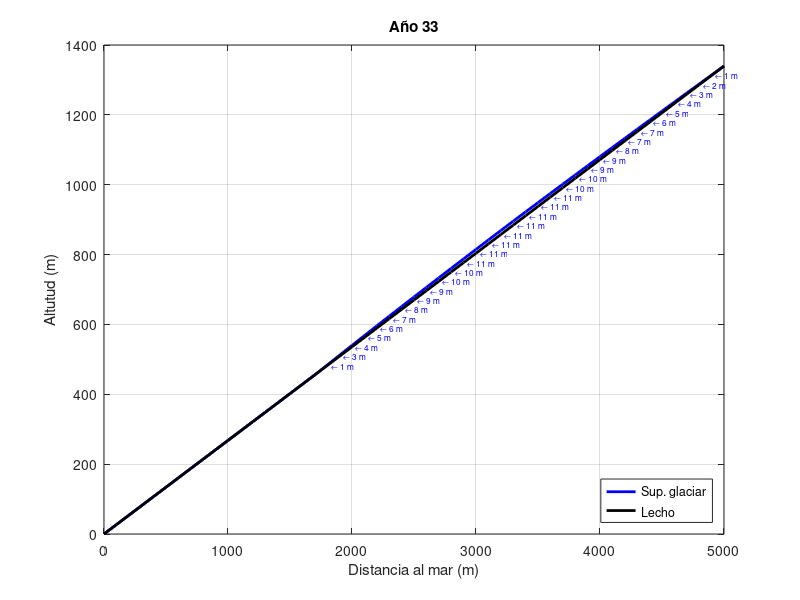

Here is the MATLAB script that generated this plot:
%% Borramos todo
clear % del workspace
clc % de la ventana de comandos
close all hidden % cerramos todas la figuras


%% Datos climaticos
% Temperatura:
monthnames = [{'Ene'},{'Feb'},{'Mar'},{'Abr'},{'May'},{'Jun'},{'Jul'},{'Ago'},{'Sep'},{'Oct'},{'Nov'},{'Dic'}];
T0 = [4,5,7,8,12,14,16,16,13,10,7,5]; % temperatura media al nivel del mar
Trate = 8; % grados/km
T = @(alt) T0 - Trate * alt / 1000; % funcion que nos calcula la temperatura a cada altitud

% Precipitacion:
Precip = [175,125,150,100,75,100,100,125,125,175,175,175]; % mm

%% Balance de masas

% Nieve
Snow_accumulation = @(alt) Precip .* (T(alt) < 5); % acumulacion de nieve en mm a cada altitud

% Fusion: 
% se derretirán 5 cm de nieve al mes spor cada grado de temperatura diurna por encima de 0 ºC
% esta funcion no debe "crear nive"!
Snow_melting =  @(alt) max(0, T(alt) + 2.5) * 50; % fusion de nieve en mm a cada altitud

% Balance de masas mensual para una altitud alt
MB = @(alt) Snow_accumulation(alt)-Snow_melting(alt);

%% Preguntas

% Colocando una estación de esquí: ¿cuál es la altitud más baja con 3 o más meses de nieve?
altitud=0;
meses_con_nieve = sum(MB(altitud)>0);
while meses_con_nieve<3
    altitud=altitud+1; % subir un metro de altitud en cada iteracion
    meses_con_nieve = sum(MB(altitud)>0);
end
disp(['A partir de una altitud de ' num2str(altitud) ' tenemos al menos 3 meses con nieve.'])

% Según estos datos, ¿dónde podríamos encontrar un glaciar en Escocia
% hoy en día? Nota: la cumbre más alta de Escocia es Ben Nevis, a
% 1345 m sobre el nivel del mar.

% Balance de masas anual para una altitud de 1345
MB_mensual_Ben_Nevis=MB(1345);
% Calcular la nieve acumulada 
% empezamos en septiembre [9] para minimizar las posibilidades de tener nieve al principio
mm_snow=0;
for month=[9 10 11 12 1 2 3 4 5 6 7 8]
    mm_snow=max(0,mm_snow+MB_mensual_Ben_Nevis(month));
end
MB_anual_Ben_Nevis=mm_snow;
disp(['A 1345 m sobre el nivel del mar (Ben Nevis) tenemos un balance de masas anual de ' num2str(MB_anual_Ben_Nevis) ' mm de nieve:'])
if MB_anual_Ben_Nevis>0
    disp('    En estas condiciones podemos tener un glaciar.')
else
    disp('    En estas condiciones no podemos tener un glaciar.')
end

% La zona de esquí de Glenshee se encuentra entre 650 y 1050 m de
% altitud. ¿Qué impacto tendrían estos escenarios en el negocio para
% 2100? (aumento de la temperatura de 0.5, 1.5, 2.5 y 3.5 por encima de la
% actual)

% Redefinimos nuestras funciones para incluir el aumento de temperatura deltaT:
T = @(alt,deltaT) T0 - Trate * alt / 1000 + deltaT; % funcion que nos calcula la temperatura a cada altitud y deltaT
Snow_accumulation = @(alt,deltaT) Precip .* (T(alt,deltaT) < 5); % acumulacion de nieve en mm a cada altitudSnow_melting =  @(alt) max(0, T(alt) + 2.5) * 50; % fusion de nieve en mm a cada altitu
Snow_melting =  @(alt,deltaT) max(0, T(alt,deltaT) + 2.5) * 50; % fusion de nieve en mm a cada altitud
MB = @(alt,deltaT) Snow_accumulation(alt,deltaT)-Snow_melting(alt,deltaT);
meses_con_nieve = @(alt,deltaT) sum(MB(alt,deltaT)>0);

disp(['Actualmente Glenshee tiene entre ' num2str(meses_con_nieve(650,0))...
    ' y ' num2str(meses_con_nieve(1050,0)) ' meses con nieve.'])
for deltaT=[1.5 2.5 3.5]
    disp(['    - Con un aumento de ' num2str(deltaT)...
        ' grados, tendrá entre ' num2str(meses_con_nieve(650,deltaT))...
        ' y ' num2str(meses_con_nieve(1050,deltaT)) ' meses con nieve.'])
end

%% Ejercicio de modelización glaciar

% ¿Qué distancias al mar y altitudes nos interesa usar?
%     - 11 pulgadas al día equivalen aproximadamente a 100 metros (en horizontal)
%     - la cumbre más alta de Escocia es Ben Nevis, a 1345 m 
%     - la pendiente media es de 15 grados

% distancia al mar cada 100 m
x = 0:100:1345/tan(15*2*pi/360); % m
% elevaciones
y = x.*tan(15*2*pi/360); % m

% Modelizacion Younger Dryas (ΔT=-4 ºC)
deltaT=-4; % cambiar a -6 para LGM

% balances de masas mensuales
MB_matrix=MB(y',deltaT); % hemos transformado los datos de "y" en una columna

% recalcularemos estos espesores cada año
espesor_glaciar_inicial=x.*0; % mm (hemos multiplicado "x" por 0 para que tenga el mismo numero de datos)
espesor_glaciar_final=x.*NaN; % sin definir todavia

% creamos una figura
figure 
hold on

% Empezamos a simular el tiempo
year=0;
while mean(espesor_glaciar_inicial==espesor_glaciar_final)<1
    year=year+1;
    if year>1
        espesor_glaciar_inicial=espesor_glaciar_final;
    end
    mm_snow=espesor_glaciar_inicial;
    for month=[9 10 11 12 1 2 3 4 5 6 7 8]
        mm_snow=max(0,mm_snow+MB_matrix(:,month)'); % funcion de acumulacion (notar que hemos "tumbado" MB_matrix)
    end
    espesor_glaciar_final(1:end-1)=mm_snow(2:end); % flujo glaciar (diseñado para que se mueva una posición)
    espesor_glaciar_final(end)=0; % del punto más alto se escapa toda la nieve

    % dibujamos nuestro glaciar 1-D
    hold off % para borrar lo anterior
    plot(x,y+espesor_glaciar_final/1000,'-b','LineWidth',2) % superficie glaciar
    hold on
    for n=1:numel(x) % etiquetas de espesor de hielo
        if espesor_glaciar_final(n)>0
            text(x(n),y(n),...
                ['  \leftarrow ' num2str(round(espesor_glaciar_final(n)/1000)) ' m'],...
                'Color','b', 'FontSize', 6)
        end
    end
    plot(x,y,'-k','LineWidth',2) % superficia rocosa
    title(['Año ' num2str(year)])
    drawnow
end
legend('Sup. glaciar','Lecho',...
    'Location','southeast')
xlabel('Distancia al mar (m)')
ylabel('Altutud (m)')
grid on
box on

% Altura del frente glaciar
disp(['Frente glaciar: '...
    num2str(round(...
    y(find(espesor_glaciar_final>0,1,'first'))...
    )), ' m s.n.m.'])
